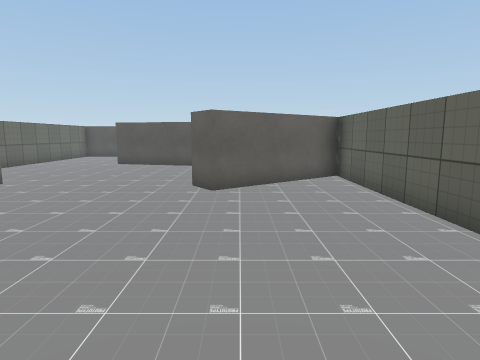
view 1 (above)

21 first-person views from a walk through a Unity game level. The camera is 1.3 m above the floor, tilts 8° down and sees 75° across. The floor is counted in squares, 1 m on a side. Each view is taken from the middle of a square. On the plan, view 1 faces up. The plan holds only what a view shows up to about 14 squares ahead; the rest is blank. The place goes on beyond the plan. The player is left out. Some animated figures are not drawn. Some surface patterns are stand-ins.

view 2
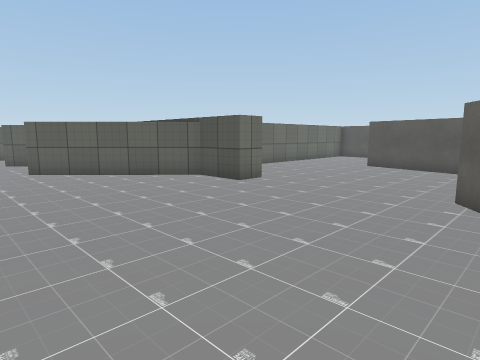

view 3
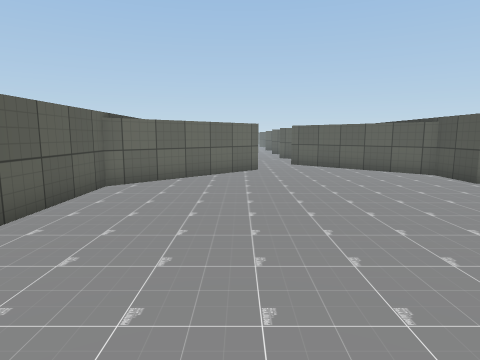

view 4
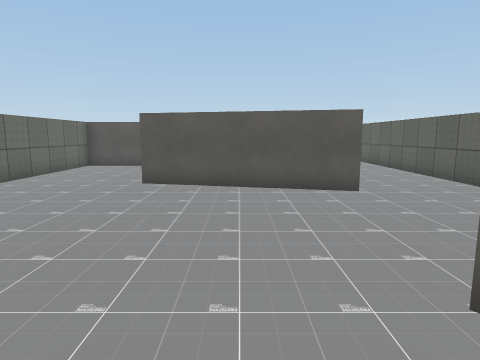

view 5
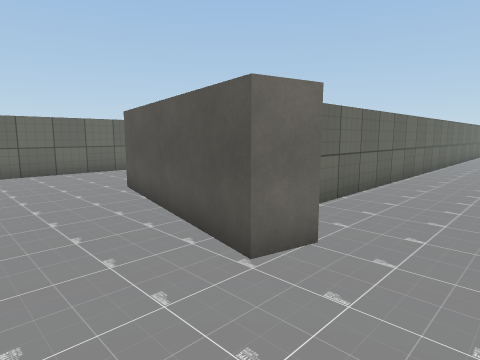

view 6
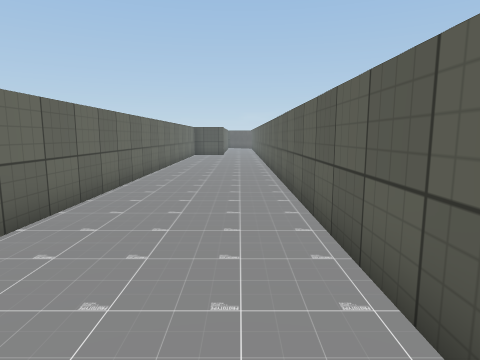

view 7
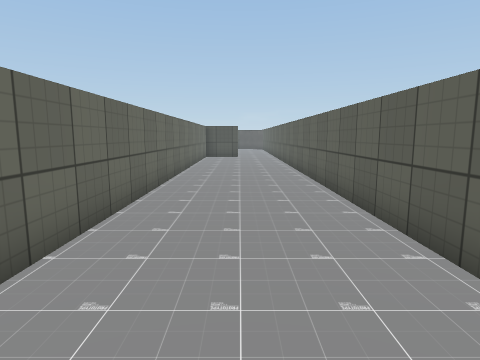

view 8
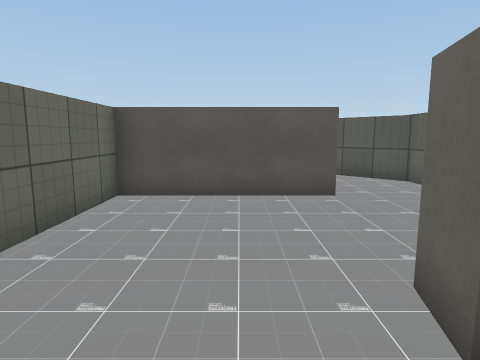

view 9
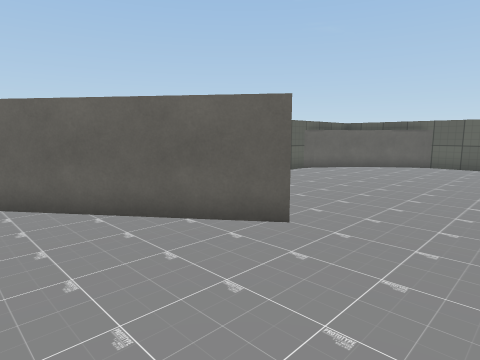

view 10
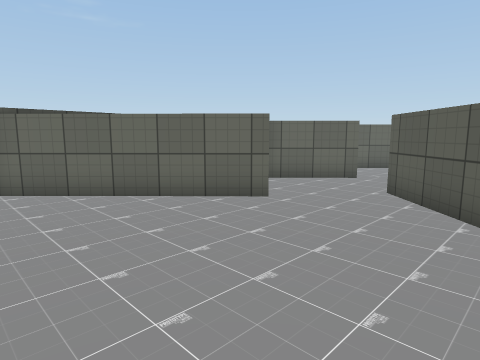

view 11
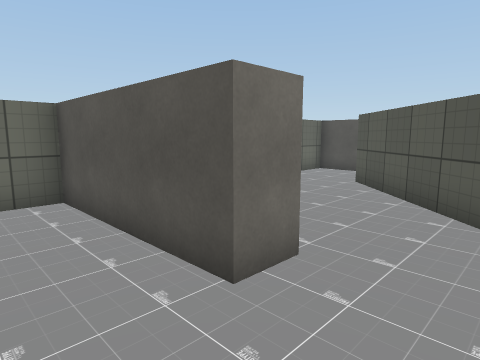

view 12
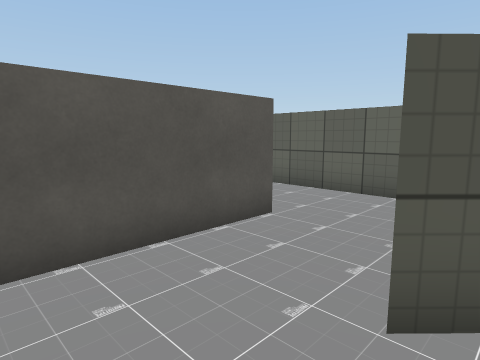

view 13
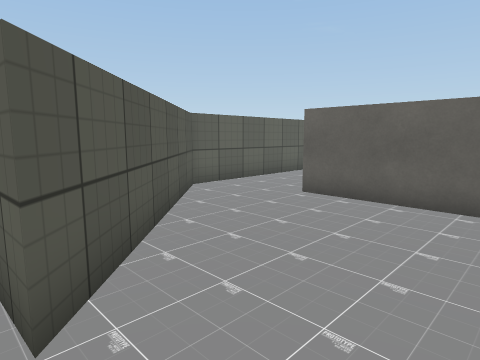

view 14
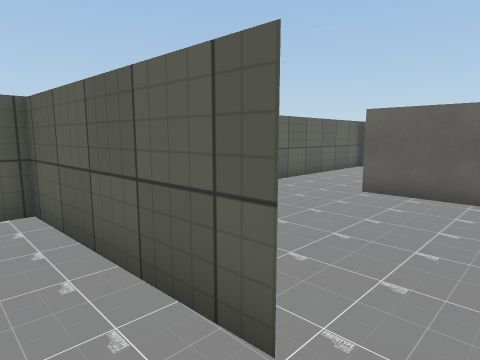

view 15
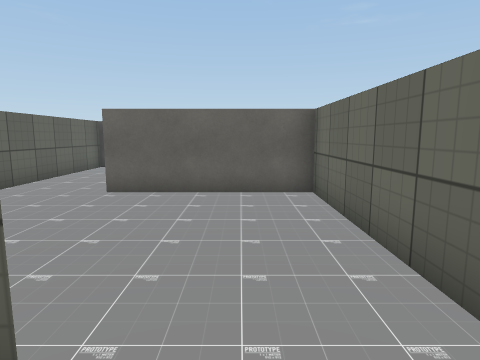

view 16
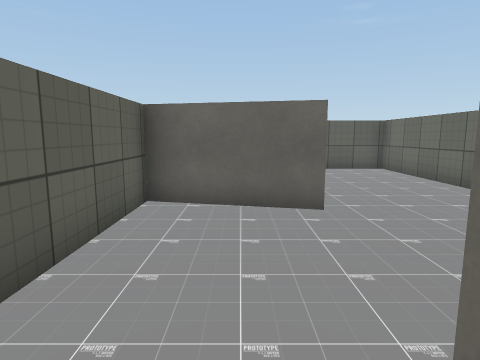

view 17
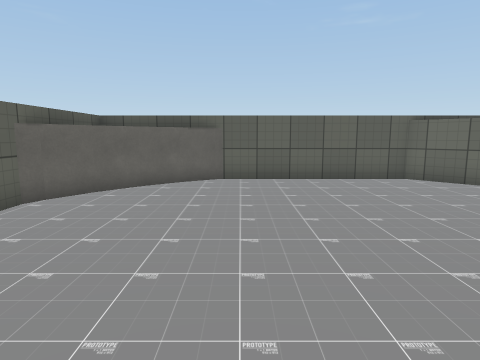

view 18
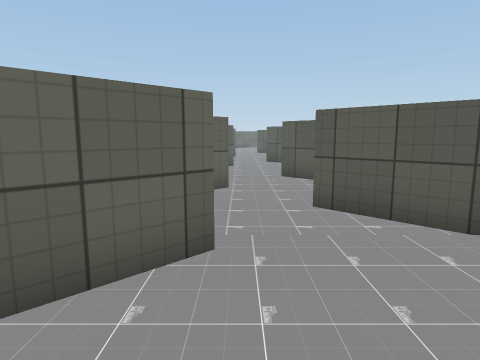

view 19
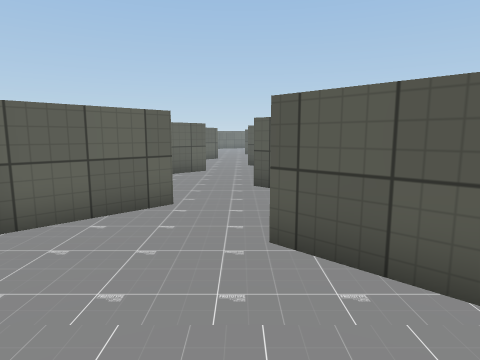

view 20
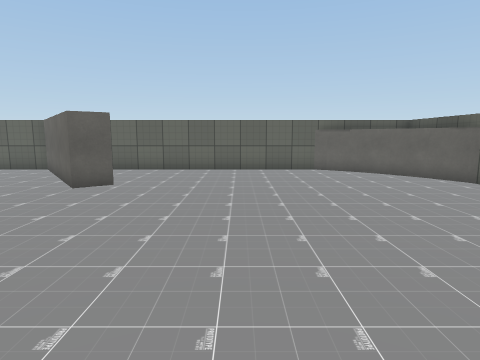

view 21
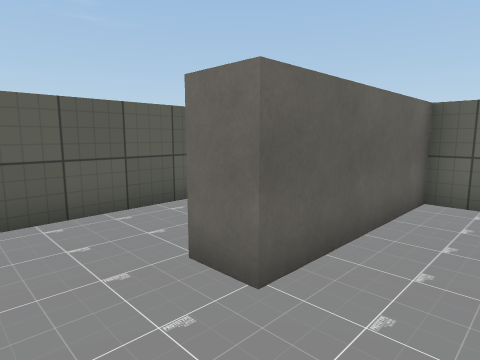

### Floor plan
Key: @ floor where view 1 was taken; # wall or solid block; . floor; ^ raised ledge; O other object.
Columns run from 24 left of view 1 to 3 right of it. Each row starts with its distance up from view 1.
 32                  ... .##...^
 31               #.......##...^
 30               #OOOOO..##...^
 29               #.......##...^
 28               #.......##...^
 27               #.....^^##...^
 26               #..###   ^...^
 25               #....#   ^...^
 24               #.....^  ^...^
 23               #......^ ^...^
 22               #.......##...^
 21               #OOOOO..##...^
 20               #OOOOO..##...^
 19               #.......##...^
 18               #.......##...^
 17               #.......##...^
 16               #.......##...^
 15               #....OOO# ...^
 14               #.....OOOOO..^
 13               #............^
 12               #............^
 11               #............O
 10               #..........OOO
  9               #.........OO.^
  8               ^###.....OO..^
  7               ^#...........^
  6               ^............^
  5     ^   ^^^  ^.............^
  4    #...##..##..............^
  3 ...........................^
  2 ...........................^
  1 ^... ##..##..^#............O
  0       ^^^  ^^  ^........@..O
 -1                 ^.........OO
 -2                  ^......OO O
 -3                   ^^^^^^OOOO

Where each view was taken, in squares from view 1:
view 1: 0 up, 0 right, facing up
view 2: 1 up, 0 right, facing up-left
view 3: 1 up, 2 right, facing left
view 4: 6 up, 3 left, facing up
view 5: 11 up, 2 right, facing up-left
view 6: 17 up, 2 right, facing up
view 7: 19 up, 1 right, facing up
view 8: 13 up, 7 left, facing up
view 9: 12 up, 4 left, facing down-right
view 10: 6 up, 5 left, facing down-left
view 11: 18 up, 3 left, facing up-left
view 12: 26 up, 9 left, facing up-right
view 13: 27 up, 9 left, facing down-right
view 14: 28 up, 8 left, facing down-right
view 15: 28 up, 8 left, facing down
view 16: 21 up, 4 left, facing down
view 17: 7 up, 1 left, facing down
view 18: 2 up, 11 left, facing left
view 19: 3 up, 13 left, facing left
view 20: 4 up, 9 left, facing right
view 21: 32 up, 3 left, facing down-left
